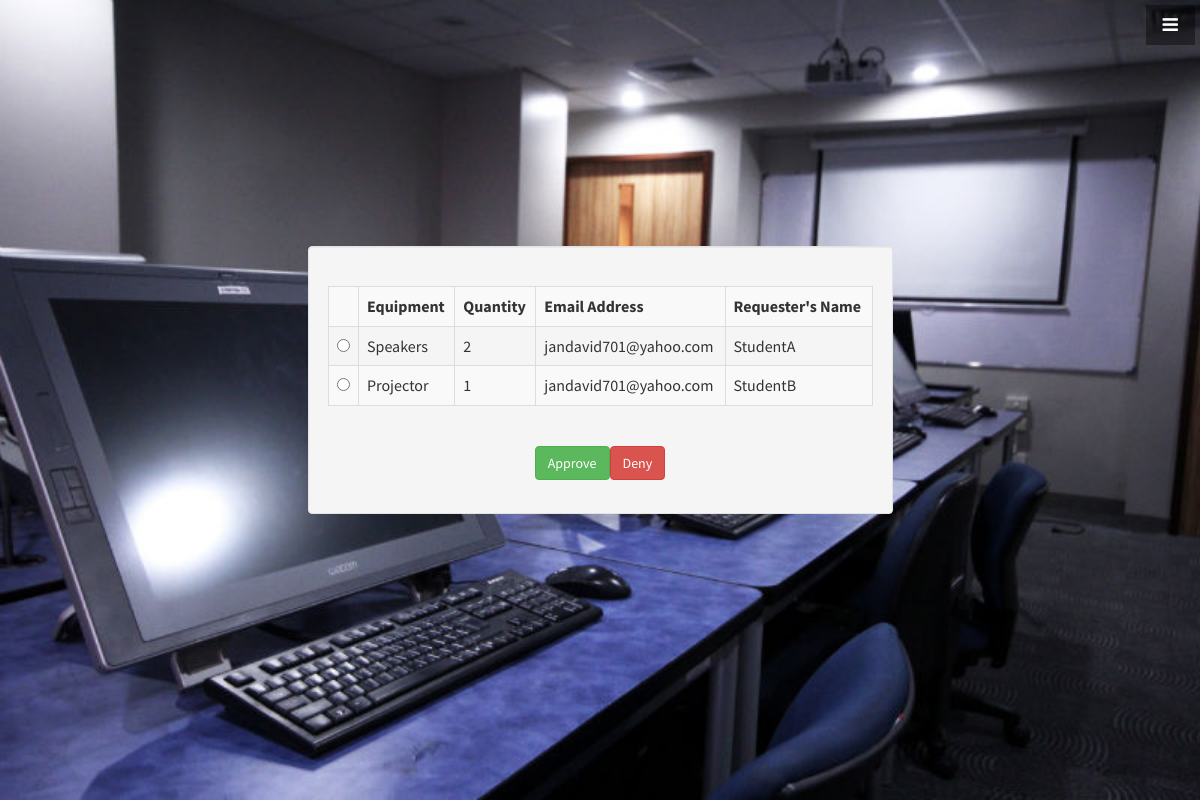
/viewPendingEquipments.php (signed in), run on the app's committed database.
### tables this page shows
CREATE TABLE IF NOT EXISTS `equipment_pending_db` (
`id` int(11) NOT NULL,
  `equipment_name` text,
  `quantity` int(11) DEFAULT NULL,
  `email_address` text,
  `requester` text
);

### viewPendingEquipments.php (the view, shortened to what this page needs)
<!DOCTYPE HTML PUBLIC "-//W3C//DTD HTML 4.01 Frameset//EN">
<html>
<head>
    <link href="css/bootstrap.min.css" rel="stylesheet">
    <link href="css/admin.css" rel="stylesheet">
    <link href="css/login-form.css" rel="stylesheet">
    <link href="font-awesome/css/font-awesome.min.css" rel="stylesheet" type="text/css">
</head>
<body>
    <a id="menu-toggle" href="#" class="btn btn-dark btn-lg toggle"><i class="fa fa-bars"></i></a>
    <header id="top" class="header">
        <div class="text-vertical-center">
        <div class="row">
        	<div class="col-md-3"></div>
        	<div class="col-md-6"><div class="well">
        		<?php
				   $user = "root";
				   $pass = "";
				   $dbname = "databasePHP";
				   $server = "localhost";
				   $conn = new mysqli($server,$user, $pass, $dbname);
				   $sql = "SELECT * FROM equipment_pending_db";
				   $result = $conn->query($sql);
				   if ($result->num_rows > 0) {
				   	echo "<br><form action='decisionEquipmentHandler.php' method='post' align='center'>";
					echo "<table style='width:100%' class = 'table table-striped table-bordered table-responsive'>";
					echo "<tr>";
					echo "<td></td>";
					echo "<td><b>Equipment</b></td>";
					echo "<td><b>Quantity</b></td>";
					echo "<td><b>Email Address</b></td>";
					echo "<td><b>Requester's Name</b></td>";
					echo "</tr>";
				   	while($row = $result->fetch_assoc()) {
				   		$id = $row['id'];
				   		echo "<tr>";
				   		echo "<td>";
				   		echo "<input type='radio' name='decision' value='$id' id='decision'/>";
				   		echo "</td>";
				   		echo "<td>".$row['equipment_name']."</td>";
				   		echo "<td>".$row['quantity']."</td>";
				   		echo "<td>".$row['email_address']."</td>";
				   		echo "<td>".$row['requester']."</td>";
				   		echo "</tr>";
				   	}
				   	echo "</table><br><input type='button' class='btn btn-success' data-toggle='modal' data-target='#confirmationModalA' value='Approve'/><input type='button' class='btn btn-danger' data-toggle='modal' data-target='#confirmationModal' value='Deny'/>";
				   } else {
				   	echo "<br><div class='alert alert-info'>"."<center>There are currently no pending equipments to approve/deny.</center>"."</div>";
				   }
				  ?>
			  </form>
        	</div></div>
        	<div class="col-md-3"></div>
        </div>
            <br>
        </div>
    </header>
</body>
</html>

### css/admin.css (style rules this page uses)
html, body { width: 100%; height: 100%; }
body { font-family: "Source Sans Pro","Helvetica Neue",Helvetica,Arial,sans-serif; }
.text-vertical-center { display: table-cell; text-align: center; vertical-align: middle; }
.btn-dark { border-radius: 0; color: #fff; background-color: rgba(0,0,0,0.4); }
#menu-toggle { z-index: 1; position: fixed; top: 0; right: 0; }
.toggle { margin: 5px 5px 0 0; }
.header { display: table; position: relative; width: 100%; height: 100%; background: url(../img/studentbg2.jpg) no-repeat center center scroll; -webkit-background-size: cover; -moz-background-size: cover; background-size: cover; -o-background-size: cover; }

### data on the page
equipment_pending_db: equipment_name "Speakers", quantity "2", email_address "jandavid701@yahoo.com", requester "StudentA"
equipment_pending_db: equipment_name "Projector", quantity "1", email_address "jandavid701@yahoo.com", requester "StudentB"
